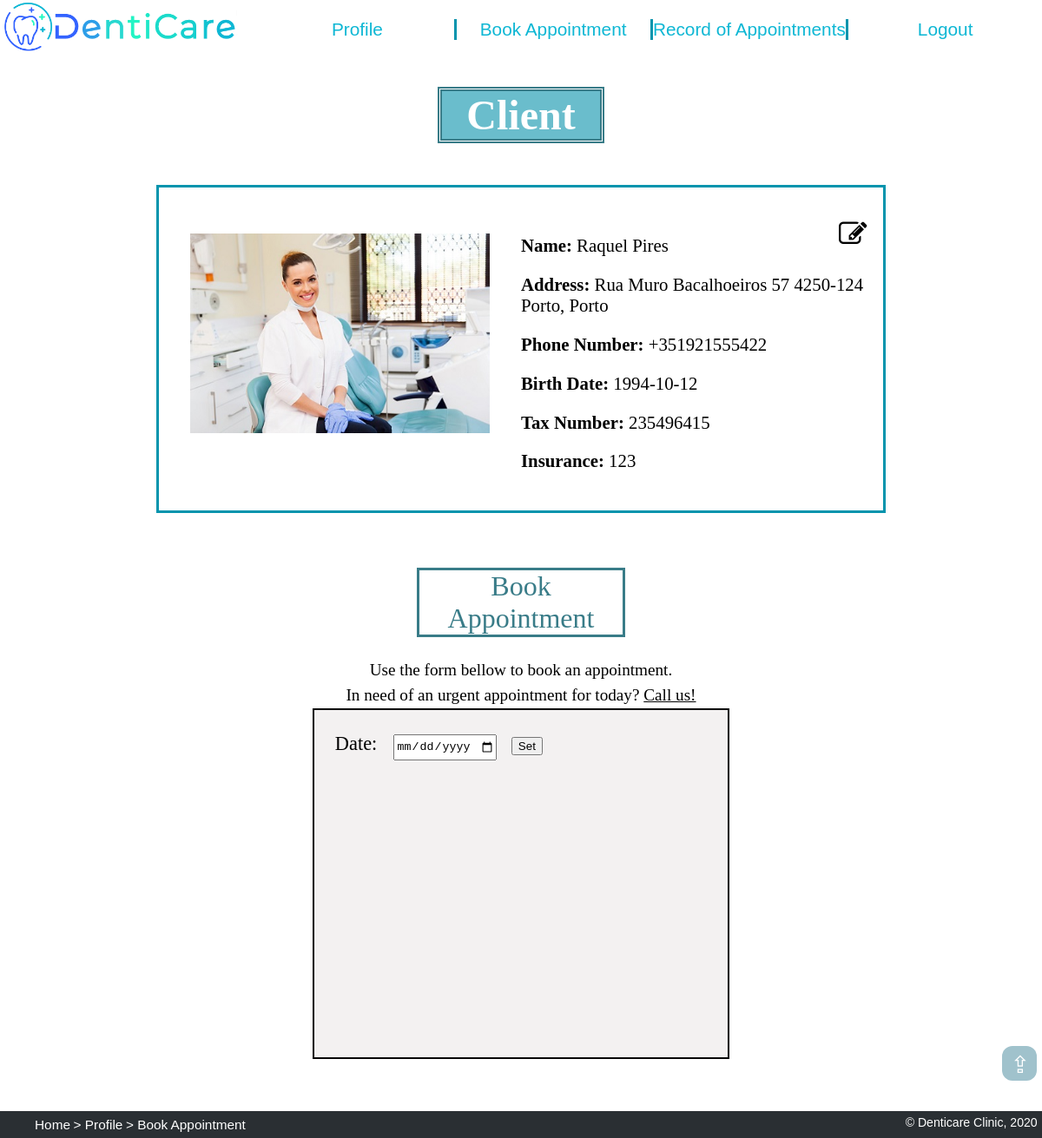
Screenshot of /client.php (signed in) with the database file from the repository.
### tables this page shows
CREATE TABLE client (
    id integer PRIMARY KEY REFERENCES person,
    birth_date text NOT NULL, -- format dd-mm-yyyy
    tax_number integer UNIQUE,
    insurance_code integer REFERENCES insurance
);

CREATE TABLE person (
    id integer PRIMARY KEY AUTOINCREMENT,
    name text NOT NULL,
    address text,
    phone_number text NOT NULL, -- e.g. +351935556768
    username text NOT NULL UNIQUE,
    password text NOT NULL
);

### client.php (called while the page is built, shortened)
<?php
    require_once('database/init_db.php');
    require_once('database/client_db.php');
    include('templates/profile_header_tpl.php');
    include('templates/profile_info_tpl.php');
    include('templates/book_appointment_tpl.php');
    include('templates/footer_tpl.php');
?>

### database/client_db.php (called while the page is built, shortened)
<?php
    function getClientInfo($id) {
        global $dbh;
        $stmt = $dbh->prepare('SELECT * FROM person
                                JOIN client USING (id)
                                WHERE id = ?');
        $stmt->execute(array($id));
        return $stmt->fetch();
    }
?>

### templates/profile_info_tpl.php (the view, shortened to what this page needs)
<?php
    if ($_SERVER['PHP_SELF'] == '/dentist.php' || $_SERVER['PHP_SELF'] == '/dentistAppointments.php' || $_SERVER['PHP_SELF'] == '/manageTeam.php') {
        $person = getDentistInfo($_SESSION['id']);
    } else if ($_SERVER['PHP_SELF'] == '/dentalAuxiliary.php' || $_SERVER['PHP_SELF'] == '/dentalAuxiliary_appointments.php' || $_SERVER['PHP_SELF'] == '/manage_material.php' || $_SERVER['PHP_SELF'] == '/manage_clients.php') {
        $person = getAuxiliaryInfo($_SESSION['id']);
    } else if ($_SERVER['PHP_SELF'] == '/client.php' || $_SERVER['PHP_SELF'] == '/clientRecord.php') {
        $person = getClientInfo($_SESSION['id']);
    }
    $day = substr($person['birth_date'], 0, 2);
    $month = substr($person['birth_date'], 3, 2);
    $year = substr($person['birth_date'], 6, 4);
    $person['birth_date'] = $year.'-'.$month.'-'.$day;
?>
    <?php if ($_SERVER['PHP_SELF'] == '/client.php' || $_SERVER['PHP_SELF'] == '/clientRecord.php') { ?>
        <h1 id="profileTitle"> Client </h1>
    <?php } ?>
<section id="profileInfo">
    <div id="profileImg">
        <?php if (file_exists('images/users/' . $person['id'] . '.jpg')) { ?>
            <img src="images/users/<?php echo $person['id'] ?>.jpg" alt="<?php echo $person['name'] ?>" <?php if ($_SERVER['PHP_SELF'] == '/client.php' || $_SERVER['PHP_SELF'] == '/clientRecord.php') { ?> id="client_img" <?php } ?>>
        <?php } else { ?>
            <img src="images/users/img_default.jpg" alt="<?php echo $person['name'] ?>" <?php if ($_SERVER['PHP_SELF'] == '/client.php' || $_SERVER['PHP_SELF'] == '/clientRecord.php') { ?> id="client_img" <?php } ?>>
        <?php } ?>
    </div>
    <div id="info">
        <?php if ($_SESSION['edit_on'] == 0 && !isset($_POST['edit'])) { ?>
            <form action="action_openCloseEdit.php" method="post" id="edit_profile">
                <button type="submit" id="edit_button" name="edit" form="edit_profile"><i class="fa fa-edit"></i></button>
            </form>
            <p> <strong> Name: </strong> <?php echo $person['name'] ?> </p>
            <p> <strong> Address: </strong> <?php echo $person['address'] ?> </p>
            <p> <strong> Phone Number: </strong> <?php echo $person['phone_number'] ?> </p>
            <?php if ($_SERVER['PHP_SELF'] == '/client.php' || $_SERVER['PHP_SELF'] == '/clientRecord.php') { ?>
                <p> <strong> Birth Date: </strong> <?php echo $person['birth_date'] ?> </p>
                <p> <strong> Tax Number: </strong> <?php echo $person['tax_number'] ?> </p>
                <p> <strong> Insurance: </strong> <?php echo $person['insurance_code'] ?> </p>
            <?php } ?>
        <?php } ?>
    </div>
</section>

### css/style.css (style rules this page uses)
html { background: url(https://media.istockphoto.com/vectors/abstract-white-gray-background-with-clean-smooth-soft-wave-vector-vector-id915242162?k=6&m=915242162&s=170667a&w=0&h=4WM4DJV-ZH4vGMzR6MZ9FEHTHWEkW3EGcwXswC1MwlI=) no-repeat center center fixed; -webkit-background-size: cover; -moz-background-size: cover; -o-background-size: cover; background-size: cover; scroll-behavior: smooth; }

### css/layout.css (style rules this page uses)
body { width: 100%; margin: 0; padding: 0; display: grid; grid-template-rows: [start] auto [first] auto [services] 10fr [end]; }

### css/profilePage.css (style rules this page uses)
#profileTitle { font-size: 300%; margin-left: 42%; margin-right: 42%; margin-bottom: 1%; text-align: center; background: rgba(96, 185, 201, 0.932); background-clip: content-box; color: white; border: 5px double rgb(57, 124, 136); }
#profileInfo { display: grid; grid-template-rows: [start] auto [end]; grid-template-columns: [start] 1fr [center] 1fr [end]; margin: 3% 15%; padding-top: 2%; padding-bottom: 2%; background-color: white; border: 3px solid rgb(3, 148, 173); }
#profileImg { text-align: center; grid-row:start/end; grid-column: start/center; }
#profileInfo img { height: 230px; width: auto; }
#client_img { margin-top: 7%; }
#info { grid-row:start/end; grid-column: center/end; font-size: 130%; }
#edit_profile { width: 20%; font-size: 120%; padding-left: 2%; padding-top: 2.5%; margin: 0; }
#edit_profile>#edit_button { position: absolute; left: 80%; border: none; background-color:white; font-size: 130%; text-align: right; }

### rows the page displays
client: id.name "Raquel Pires", id.address "Rua Muro Bacalhoeiros 57 4250-124 Porto, Porto", id.phone_number "+351921555422", tax_number "235496415", insurance_code "123"

### other values shown
$person['birth_date'] "1994-10-12"
